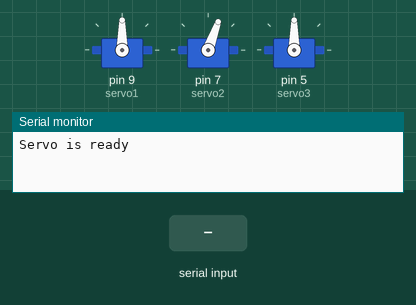
The sketch below on a simulated Arduino Uno, built with avr-gcc and run on an emulated ATmega328P. Parts: 3 × servo, the last lines printed to the serial monitor. Inputs (shaded band) come from the test bench.

Above: at 1.2 s.
1.3 s: "30,150,10\n" received over Serial
At 1.9 s:
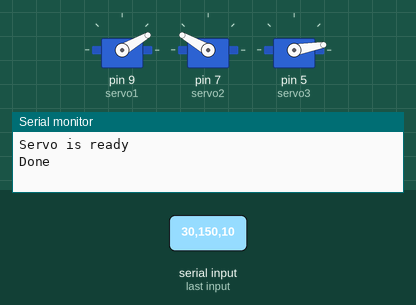
2.8 s: "90,45,200\n" received over Serial
At 4.0 s:
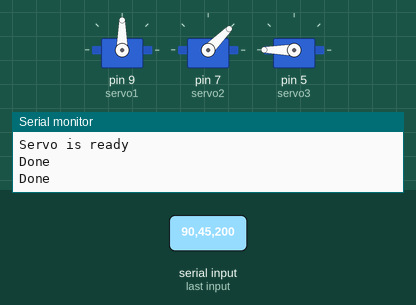
4.3 s: "1,90,45\n" received over Serial
At 5.1 s:
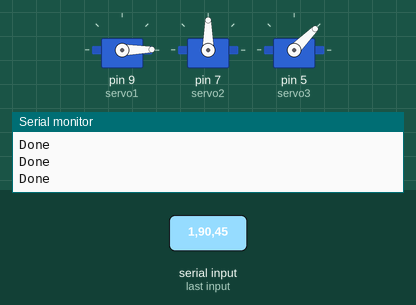
5.8 s: "90,45,200\n" received over Serial
At 6.5 s:
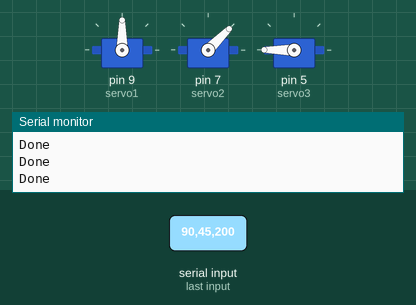
7.3 s: "30,150,10\n" received over Serial
At 7.7 s:
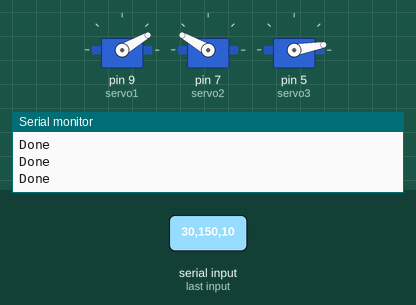
8.8 s: "1,90,45\n" received over Serial
At 9.8 s:
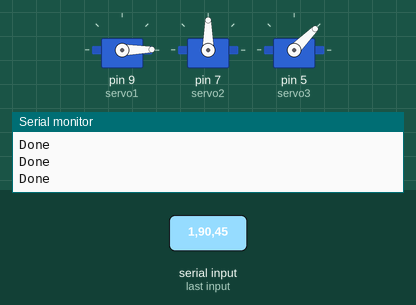
Timing chart, 0 to 11.3 s (numbered marks = the images above; inputs shaded):
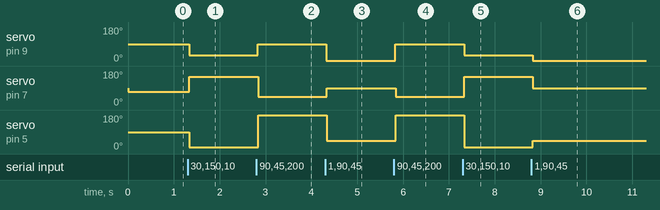

The sketch:

servo_writer.ino
```cpp
#include <Servo.h>

int servoPin1 = 9;
int servoPin2 = 7;
int servoPin3 = 5;

Servo servo1;
Servo servo2;
Servo servo3;

int servoValues[3] = {90, 70, 90};
char buffer[64];

String readString;


void setup() {
  // put your setup code here, to run once:
  Serial.begin(9600);
  servo1.attach(9);
  servo2.attach(7);
  servo3.attach(5);
  Serial.println("Servo is ready");

  servo1.write(servoValues[0]);
  delay(3);
  servo2.write(servoValues[1]);
  delay(3);
  servo3.write(servoValues[2]);
}

void loop()
{
  if (!Serial.available()) {
    return;
  }
  while (Serial.available()) {
    delay(3);  //delay to allow buffer to fill
    if (Serial.available() >0) {
      char c = Serial.read();  //gets one byte from serial buffer
      readString += c; //makes the string readString
    }
  }
  int old1 = servoValues[0];
  int old2 = servoValues[1];
  int old3 = servoValues[2];
  parseValues();
  readString = "";

  if (old1 != servoValues[0] && old3 != servoValues[2]) {
    servo1.write(servoValues[0]);
    delay(3);
    servo2.write(servoValues[1]);
    delay(3);
    servo3.write(servoValues[2]);
  } else {
   Serial.println("Servo1");
   writeServo(servo1, old1, servoValues[0]);
   Serial.println("Servo2");
   writeServo(servo2, old2, servoValues[1]);
   Serial.println("Servo3");
   writeServo(servo3, old3, servoValues[2]);
  }
  Serial.println("Done");
}

void writeServo(Servo servo, int oldValue, int newValue) {
  Serial.println(oldValue);
  Serial.println(newValue);
  if (oldValue < newValue) {
    for (int i = oldValue; i <= newValue; i++) {
      servo.write(i);
      delay(30);
    }
  } else {
    for (int i = oldValue; i >= newValue; i--) {
      servo.write(i);
      delay(30);
    }
  }
}
void parseValues() {
  int str_len = readString.length() + 1;
  readString.toCharArray(buffer, str_len);
  char* value = strtok(buffer, ",");
  readString = "";
  int i = 0;
  while(value) {
    servoValues[i] = String(value).toInt();
    i++;
    value = strtok(NULL, ",");
  }
}
```

Measured:
- after the input at 1.3 s, servo on pin 9 (servo1): 90° → 30° at once; servo on pin 7 (servo2): 70° → 150° at once; servo on pin 5 (servo3): 90° → 10° at once
- after the input at 2.8 s, servo on pin 9 (servo1): 30° → 90° at once; servo on pin 7 (servo2): 150° → 45° at once; servo on pin 5 (servo3): 10° → 180° at once
- after the input at 4.3 s, servo on pin 9 (servo1): 90° → 1° at once; servo on pin 7 (servo2): 45° → 90° at once; servo on pin 5 (servo3): 180° → 45° at once
- after the input at 5.8 s, servo on pin 9 (servo1): 1° → 90° at once; servo on pin 7 (servo2): 90° → 45° at once; servo on pin 5 (servo3): 45° → 180° at once
- after the input at 7.3 s, servo on pin 9 (servo1): 90° → 30° at once; servo on pin 7 (servo2): 45° → 150° at once; servo on pin 5 (servo3): 180° → 10° at once
- after the input at 8.8 s, servo on pin 9 (servo1): 30° → 1° at once; servo on pin 7 (servo2): 150° → 90° at once; servo on pin 5 (servo3): 10° → 45° at once
